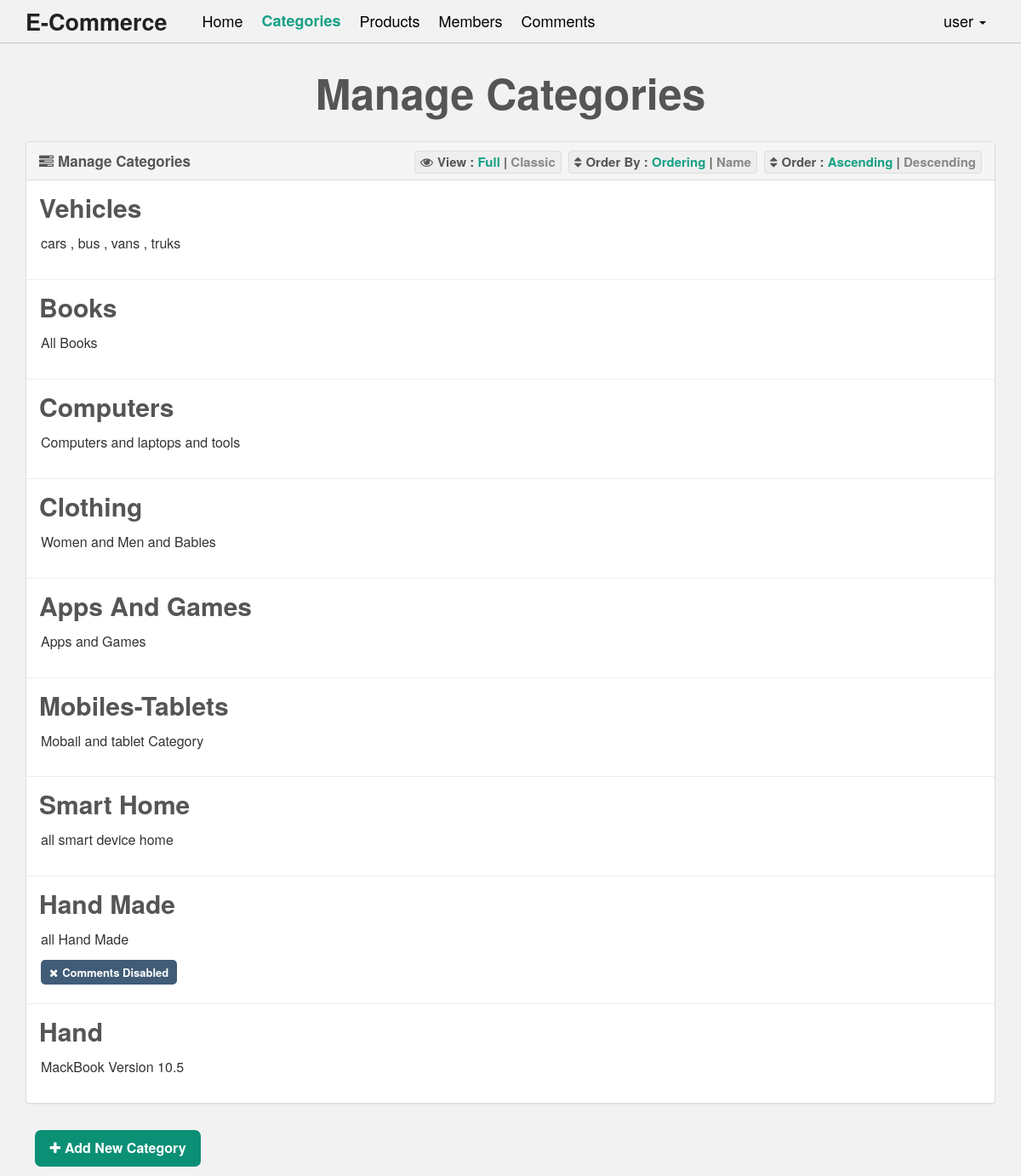
The page /admins/categories.php (signed in) on the database its author committed.
### tables this page shows
CREATE TABLE `categories` (
  `ID` int(11) NOT NULL,
  `Name` varchar(50) NOT NULL,
  `Description` text DEFAULT NULL,
  `Parent_Catg` int(11) NOT NULL DEFAULT 0,
  `Ordering` int(11) NOT NULL,
  `Visibility` tinyint(1) NOT NULL DEFAULT 1,
  `Allow_comments` tinyint(1) NOT NULL DEFAULT 1,
  `Allow_Advs` tinyint(1) NOT NULL DEFAULT 1
);

### admins/categories.php (the view, shortened to what this page needs)
<?php
if (isset($_SESSION['Username'])){
	include "init.php";
	$do = isset($_GET['do']) ? $_GET['do'] : 'Manage';
?>
	<?php if ($do == 'Manage' || $do == 'Delete'):
			$sort = "Ordering";
			$typesort = "ASC";
			$parent ='0';
			$stmt = $con->prepare("SELECT * FROM categories WHERE Parent_Catg = $parent ORDER BY $sort $typesort");
			$stmt->execute();
			$catgs = $stmt->fetchAll();
			if (!empty($catgs)) {
				$header = 'Manage Categories';
	?>
	<h1 class="mainheader"><?php echo $header; ?></h1>
	<div class="container categories">
		<div class="panel panel-default">
			<div class="panel-heading"><i class='fa fa-tasks' aria-hidden='true'></i>Manage Categories
				<div class="options pull-right">
					<i class='fa fa-sort' aria-hidden='true'></i>Order :
					<a class="<?php echo $typesort == 'ASC' ? 'active' : ''; ?>" href="?sortby=<?php echo $sort;?>&sort=ASC&parentCatg=<?php echo $parent ?>">Ascending</a> |
					<a class="<?php  echo $typesort == 'DESC' ? 'active' : ''; ?>" href="?sortby=<?php echo $sort;?>&sort=DESC&parentCatg=<?php echo $parent ?>">Descending</a>
				</div>
				<div class="options pull-right">
					<i class='fa fa-sort' aria-hidden='true'></i>Order By :
					<a class="<?php echo $sort == 'Ordering' ? 'active' : ''; ?>" href="?sortby=Ordering&sort=<?php echo $typesort;?>&parentCatg=<?php echo $parent ?>">Ordering</a> |
					<a class="<?php  echo $sort == 'Name' ? 'active' : ''; ?>" href="?sortby=Name&sort=<?php echo $typesort;?>&parentCatg=<?php echo $parent ?>">Name</a>
				</div>
				<div class="options pull-right">
					<i class='fa fa-eye' aria-hidden='true'></i>View :
					<span class="active" data-view="full">Full</span> | <span data-view="classic">Classic</span>
				</div>
			</div>
			<div class="panel-body">
				<?php
				foreach ($catgs as $catg) {
					echo "<div class='catg'>";
						echo "<h2>" . $catg['Name'] . "</h2>";
						echo "<div class='view-catg'>";
							echo $catg['Description'] != null ? "<p>" . $catg['Description'] . "</p>": "";
							echo ($catg['Visibility'] == 0 || $catg['Allow_comments'] == 0 || $catg['Allow_Advs'] == 0) ? "<div class='catg-allspan'>":"";
								echo $catg['Allow_comments'] == 0 ? "<span class='catg-span catg-comments'><i class='fa fa-times' aria-hidden='true'></i>Comments Disabled</span>": "";
							echo ($catg['Visibility'] == 0 || $catg['Allow_comments'] == 0 || $catg['Allow_Advs'] == 0) ? "</div>":"";
					echo "</div>";
					echo "</div>";
					echo "<hr>";
				}
				?>
			</div>
		</div>
		<a href="categories.php?do=Add" class="toAdd"><i class="fa fa-plus"></i>Add New Category</a>
	</div>
	<?php
	}else{
		echo "<div class='container'>";
				echo "<div class='noData noDataTables'>There isn't Products</div>";
				echo '<a href="categories.php?do=Add" class="toAdd"><i class="fa fa-plus"></i>Add New Category</a>';
		echo "</div>";
	}
	?>
<?php
else:
	header("Location:categories.php");
endif;
}else{
	header("Location: index.php");
	exit();
}
?>
<?php include $tpl . "footer.php"; ?>

### admins/layout/css/main.css (style rules this page uses)
body { background-color: #F2F2F2; font-size: 16px; box-sizing: border-box; }
.mainheader { color:#555; font-size: 50px; text-align: center; margin: 30px 0; font-weight: bold; }
.toAdd { background-color: #0b9076; font-weight: bold; border:none; display: inline-block; margin: 1%; padding: 10px 17px; color: #FFF; border-radius: 7px; transition: all .6s; }
.panel-default>.panel-heading { font-weight: bold; font-size: 17px; }
.categories .panel-heading { color:#555; font-weight: bold; }
.categories .panel-body { padding: 0; }
.categories .catg { -webkit-transition: all .5s ease-in-out; -moz-transition: all .5s ease-in-out; transition: all .5s ease-in-out; position: relative; padding: 15px; overflow: hidden; }
.categories .catg h2 { margin: 0; font-size: 30px; font-weight: bold; color: #555; cursor: pointer; }
.categories .catg .view-catg p { margin:15px 0 15px 2px; }
.categories .catg .catg-allspan { margin:0 0 10px 2px; }
.categories .catg .catg-span { font-size: 13px; color: #FFF; padding: 5px 10px; margin-right: 5px; border-radius: 5px; font-weight: 700; }
.categories .catg .catg-comments { background: #415c77; }
.categories hr { margin:0; }
.categories .options { background-color: #EEE; border:1px solid #DDD; padding: 4px 6px; font-size: 15px; font-weight: 700; border-radius: 4px; line-height: 1.1; color:#555; }
.categories .options:not(:First-of-type) { margin-right: 8px; }
.categories .options a { color: #888; }
.categories .options span { color: #888; cursor: pointer; }
.categories .options .active { color: #16a085; font-weight: bold; }
.categories .fa { margin-right: 5px; }

### rows shown on the page
categories: Name "Vehicles", Description "cars , bus , vans , truks"
categories: Name "Books", Description "All Books"
categories: Name "Computers", Description "Computers and laptops and tools"
categories: Name "Clothing", Description "Women and Men and Babies"
categories: Name "Apps And Games", Description "Apps and Games"
categories: Name "Mobiles-Tablets", Description "Mobail and tablet Category"
categories: Name "Smart Home", Description "all smart device home"
categories: Name "Hand Made", Description "all Hand Made", Allow_comments 0 (drawn)
categories: Name "Hand", Description "MackBook Version 10.5"

### other values the page prints
lang('Home_Admin') "Home"
lang('Categories') "Categories"
lang('Products') "Products"
lang('Members') "Members"
lang('Comments') "Comments"
$_SESSION['Username'] "user"
$header "Manage Categories"
